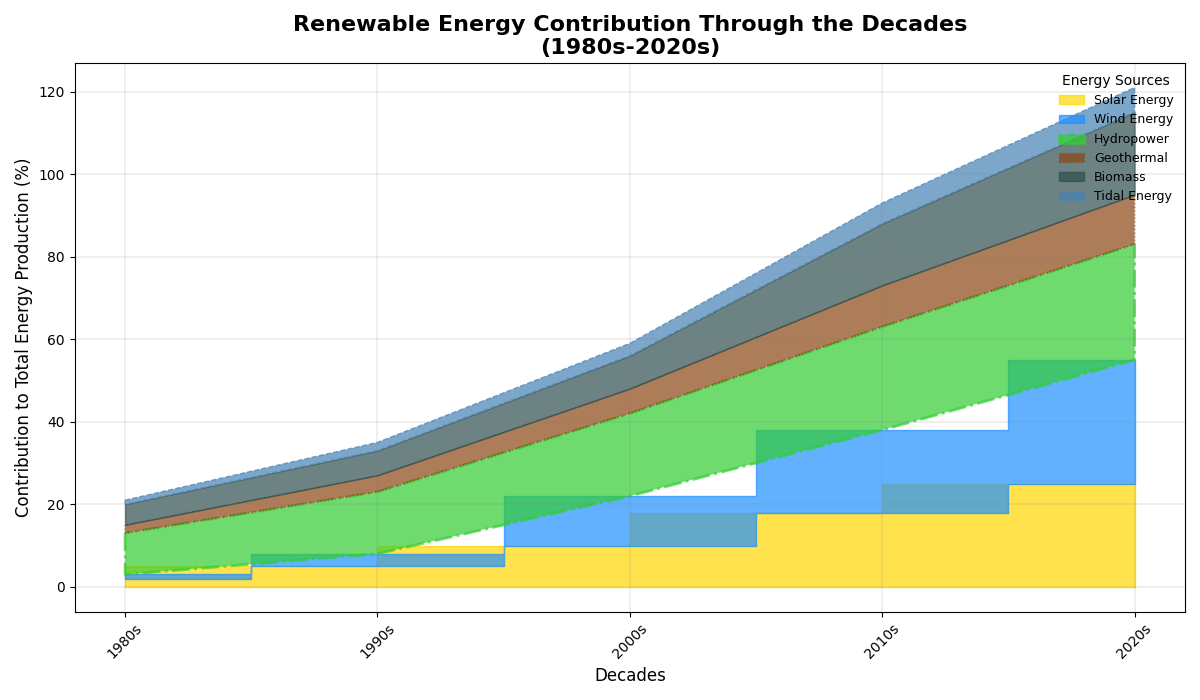

Source code (Python):
import matplotlib.pyplot as plt
import numpy as np

# Original data
decades = np.array(['1980s', '1990s', '2000s', '2010s', '2020s'])
solar_energy = np.array([2, 5, 10, 18, 25])
wind_energy = np.array([1, 3, 12, 20, 30])
hydropower = np.array([10, 15, 20, 25, 28])
geothermal = np.array([2, 4, 6, 10, 12])

# Additional made-up data series
biomass = np.array([5, 6, 8, 15, 20])
tidal_energy = np.array([1, 2, 3, 5, 6])

fig, ax = plt.subplots(figsize=(12, 7))

ax.fill_between(decades, solar_energy, label='Solar Energy', color='#FFD700', alpha=0.7, step='pre')
ax.fill_between(decades, solar_energy, wind_energy + solar_energy, label='Wind Energy', color='#1E90FF', alpha=0.7, step='mid')
ax.fill_between(decades, wind_energy + solar_energy, wind_energy + solar_energy + hydropower, label='Hydropower', color='#32CD32', alpha=0.7, linewidth=2, linestyle='-.')
ax.fill_between(decades, wind_energy + solar_energy + hydropower, wind_energy + solar_energy + hydropower + geothermal, label='Geothermal', color='#8B4513', alpha=0.7, linestyle=':')
ax.fill_between(decades, wind_energy + solar_energy + hydropower + geothermal, wind_energy + solar_energy + hydropower + geothermal + biomass, label='Biomass', color='#2F4F4F', alpha=0.7, linestyle='-')
ax.fill_between(decades, wind_energy + solar_energy + hydropower + geothermal + biomass, wind_energy + solar_energy + hydropower + geothermal + biomass + tidal_energy, label='Tidal Energy', color='#4682B4', alpha=0.7, linestyle='--')

ax.set_title('Renewable Energy Contribution Through the Decades\n(1980s-2020s)', fontsize=16, fontweight='bold')
ax.set_xlabel('Decades', fontsize=12)
ax.set_ylabel('Contribution to Total Energy Production (%)', fontsize=12)

ax.set_xticks(np.arange(len(decades)))
ax.set_xticklabels(decades, rotation=45)

ax.grid(color='grey', linestyle='-', linewidth=0.25, alpha=0.7)
ax.legend(loc='best', title='Energy Sources', fontsize=9, frameon=False)

plt.tight_layout()
plt.show()
